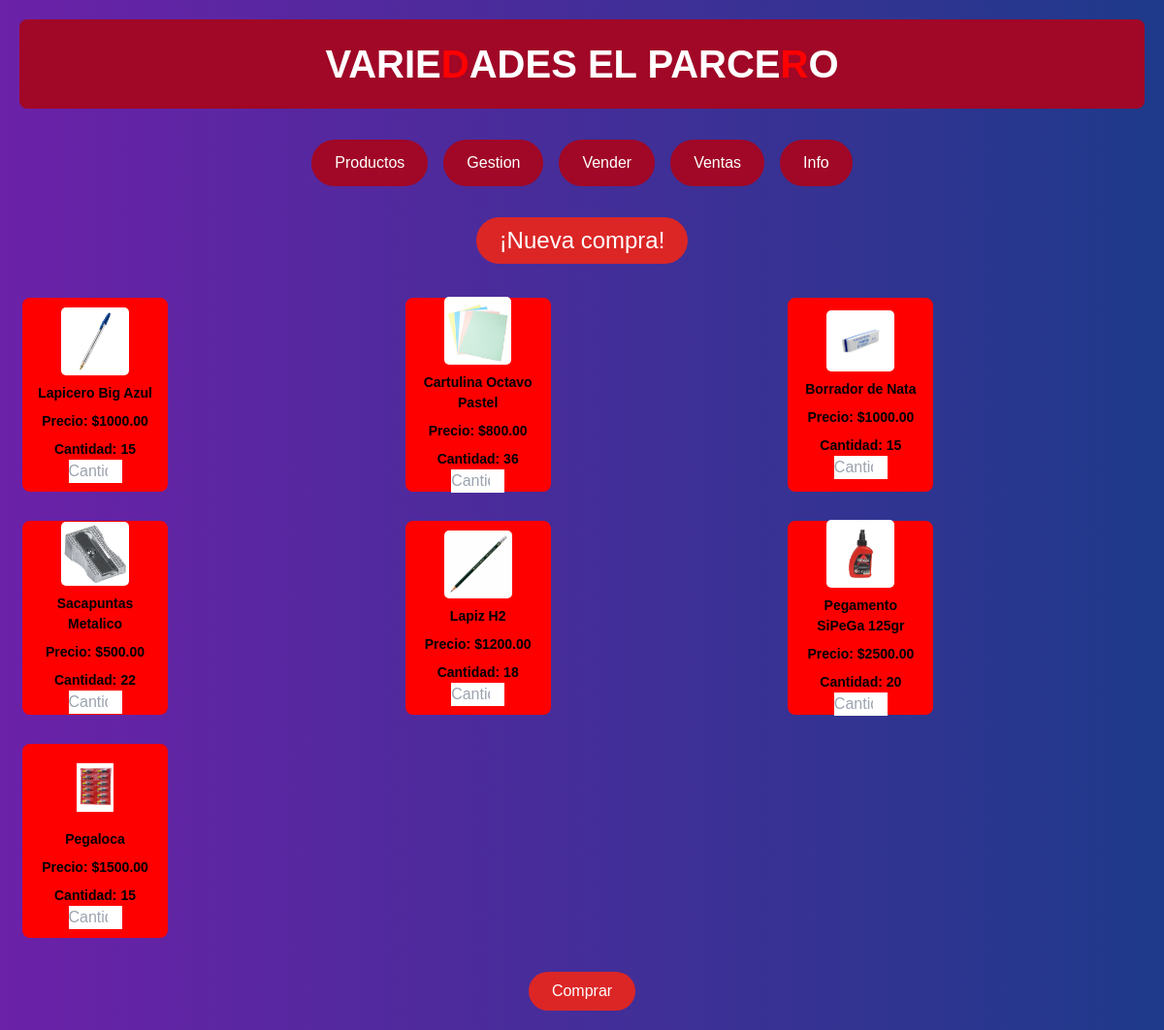
Page /Vender.php on the committed database.
### tables this page shows
CREATE TABLE `productos` (
  `id` int(11) NOT NULL,
  `nombre_producto` varchar(255) NOT NULL,
  `cantidad_producto` int(11) NOT NULL,
  `precio_producto` decimal(10,2) NOT NULL,
  `imagen_producto` varchar(500) NOT NULL
);

### Vender.php (the view, shortened to what this page needs)
<!DOCTYPE html>
<html lang="en">
<head>
    <script src="https://cdn.tailwindcss.com"></script>
    <link rel="stylesheet" href="StyleVe.css">
</head>
<body class="bg-gradient-to-r from-purple-800 to-blue-900 p-5">
    <div class="header-title">
        <span>VARIE</span><span class="letter">D</span><span>ADES EL PARCE</span><span class="letter">R</span><span>O</span>
    </div>
    <div class="nav-container">
        <button class="nav-button" onclick="location.href='Produ.php'">Productos</button>
        <button class="nav-button" onclick="location.href='Gesti.php'">Gestion</button>
        <button class="nav-button" onclick="location.href='Vender.php'">Vender</button>
        <button class="nav-button" onclick="location.href='Venta.php'">Ventas</button>
        <button class="nav-button" onclick="location.href='Info.php'">Info</button>
    </div>
    <section class="text-center mb-8">
        <h2 class="text-2xl text-white bg-red-600 inline-block py-2 px-6 rounded-full">¡Nueva compra!</h2>
    </section>
    <div class="product-container grid grid-cols-1 md:grid-cols-2 lg:grid-cols-3 gap-6">
        <?php
        $pdo = new PDO('mysql:host=localhost;dbname=variedades_el_parcero', 'root', '');
        $stmt = $pdo->query('SELECT * FROM productos');
        $productos = $stmt->fetchAll(PDO::FETCH_ASSOC);
        foreach ($productos as $producto) {
            echo '<div class="product-item">';
            echo '<img src="' . htmlspecialchars($producto['imagen_producto']) . '" alt="Product Image">';
            echo '<p>' . htmlspecialchars($producto['nombre_producto']) . '</p>';
            echo '<p>Precio: $' . htmlspecialchars($producto['precio_producto']) . '</p>';
            echo '<p>Cantidad: ' . htmlspecialchars($producto['cantidad_producto']) . '</p>';
            echo '<input type="number" min="1" max="' . htmlspecialchars($producto['cantidad_producto']) . '" placeholder="Cantidad" onchange="actualizarCantidad(this, ' . htmlspecialchars(json_encode($producto)) . ')">';
            echo '</div>';
        }
        ?>
    </div>
    <footer class="flex justify-center mt-8">
        <button class="bg-red-600 text-white py-2 px-6 rounded-full" onclick="mostrarConfirmacion()">Comprar</button>
    </footer>
</body>
</html>

### StyleVe.css (style rules this page uses)
body { background-color: #28255f; font-family: Arial, sans-serif; }
.header-title { background-color: #a10726; font-size: 2.5rem; font-weight: bold; padding: 1rem; text-align: center; border-radius: 0.5rem; margin-bottom: 2rem; }
.header-title span { color: white; }
.header-title .letter { color: red; }
.nav-container { display: flex; justify-content: center; margin-bottom: 2rem; gap: 1rem; }
.nav-button { background-color: #a10726; color: white; padding: 0.75rem 1.5rem; border-radius: 1.5rem; border: none; cursor: pointer; font-size: 1rem; }
h2 { background: #d32f2f; display: inline-block; padding: 12px 24px; border-radius: 12px; }
button, select, input { transition: background-color 0.3s ease; }
input::placeholder { color: #999; }
.product-container { display: flex; flex-wrap: wrap; justify-content: center; gap: 0.5rem; margin-top: 2rem; }
.product-item { background-color: #ff0000; border: 2px solid red; padding: 10px; margin: 3px; border-radius: 8px; width: 150px; height: 200px; display: flex; flex-direction: column; align-items: center; justify-content: center; text-align: center; color: black; }
.product-item img { max-width: 70px; max-height: 70px; border-radius: 5px; }
.product-item p { margin-top: 0.5rem; font-size: 0.875rem; font-weight: bold; }

### rows in the picture
productos: imagen_producto (picture), nombre_producto "Lapicero Big Azul", precio_producto "1000.00", cantidad_producto "15"
productos: imagen_producto (picture), nombre_producto "Cartulina Octavo Pastel", precio_producto "800.00", cantidad_producto "36"
productos: imagen_producto (picture), nombre_producto "Borrador de Nata", precio_producto "1000.00", cantidad_producto "15"
productos: imagen_producto (picture), nombre_producto "Sacapuntas Metalico", precio_producto "500.00", cantidad_producto "22"
productos: imagen_producto (picture), nombre_producto "Lapiz H2", precio_producto "1200.00", cantidad_producto "18"
productos: imagen_producto (picture), nombre_producto "Pegamento SiPeGa 125gr", precio_producto "2500.00", cantidad_producto "20"
productos: imagen_producto (picture), nombre_producto "Pegaloca", precio_producto "1500.00", cantidad_producto "15"
